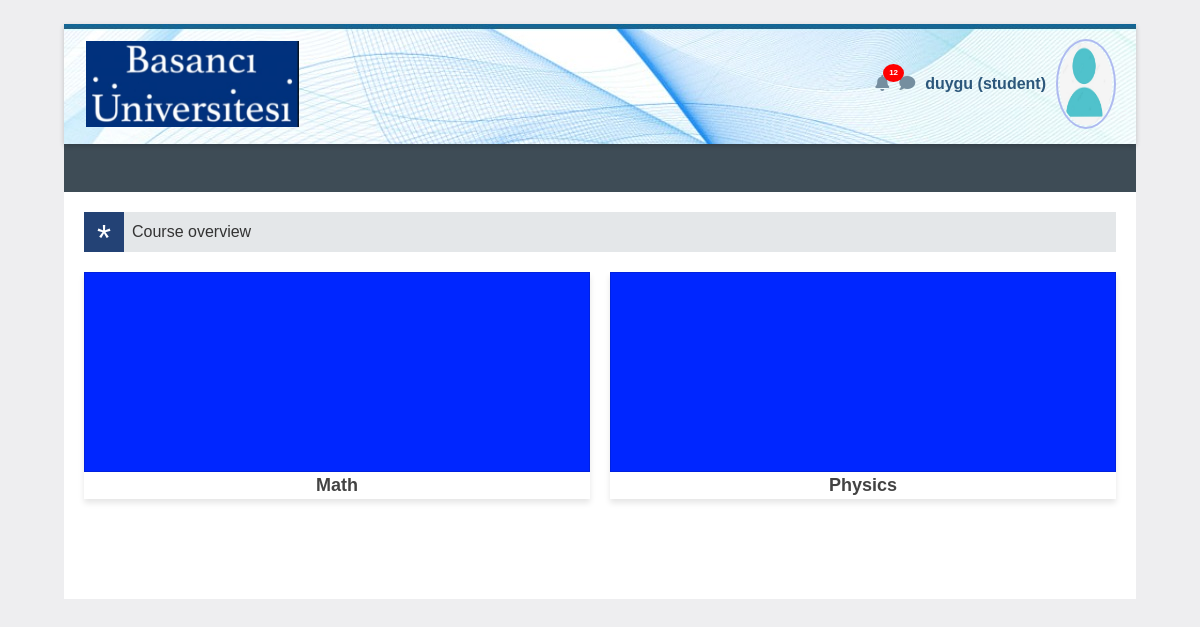
Page /student/2 (signed in) on the earlier database version.
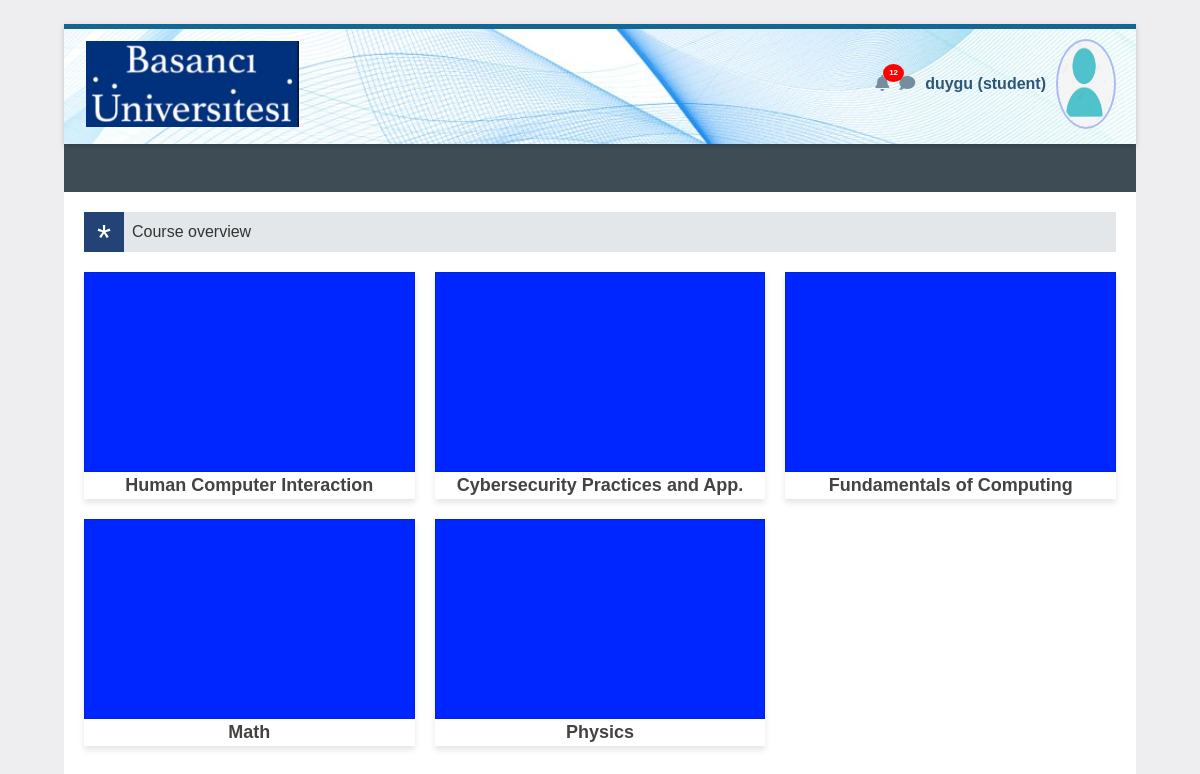
Same page on the later database version.
### tables this page shows
CREATE TABLE grades (
        id INTEGER PRIMARY KEY,
        student_id INTEGER,
        course TEXT,
        grade TEXT,
        comments TEXT,
        FOREIGN KEY(student_id) REFERENCES users(id)
    );

### app/routes.py (the view)
@main.route('/student/<student_id>')
def student_dashboard(student_id):
    conn = sqlite3.connect('vulnerable.db')
    c = conn.cursor()
    username=session['username']
    role=  session['role']
    c.execute("SELECT course, grade, comments FROM grades WHERE student_id=?", (student_id,))
    courses = c.fetchall()
    conn.close()
    return render_template('student_dashboard.html', courses=courses, username= username, role=role, student_id=student_id)

### app/templates/student_dashboard.html (shortened to what this page needs)
<!DOCTYPE html>
<html lang="en">
<head>
    <link rel="stylesheet" href="https://stackpath.bootstrapcdn.com/bootstrap/4.5.2/css/bootstrap.min.css">
    <link rel="stylesheet" href="https://cdnjs.cloudflare.com/ajax/libs/font-awesome/5.15.4/css/all.min.css">
</head>
<body>
    <div class="initialBox">
        <div class="navbar">
            <div>
                <img src="{{ url_for('static', filename='logo.png') }}" alt="Logo">
            </div>
            <div class="user-profile">
                <div class="notification">
                    <i class="fas fa-bell icn"></i>
                    <span class="notification-badge">12</span>
                </div>
                <div >
                    <i class="fas fa-comment icn"></i>
                </div>
                <div class="user-profile" onclick="toggleDropdown()">
                <span class="user-name">{{ username }} <strong> ({{role}})</strong></span>
                <img src="{{ url_for('static', filename='user.png') }}" alt="Profile" class="profile-img">
                </div>
            </div>
        </div>
        <div class="middle-bar">
        </div>
        <div class="dashboard">
            <div class="wrapper">
                <div class="star">*</div>
                <div class="course-view">Course overview </div>
            </div>
            <div class="card-container">
                {% for course in courses %}
                <div class="card-wrapper">
                    <div class="card"></h2> </div>
                    <div class="course">{{ course[0] }}</div>
                </div>
                {% endfor %}
            </div>
        </div>
</body>
</html>

Differences in the rows shown:
added grades: course "Human Computer Interaction"
added grades: course "Cybersecurity Practices and App."
now on this page (row edited): grades: course "Fundamentals of Computing"
